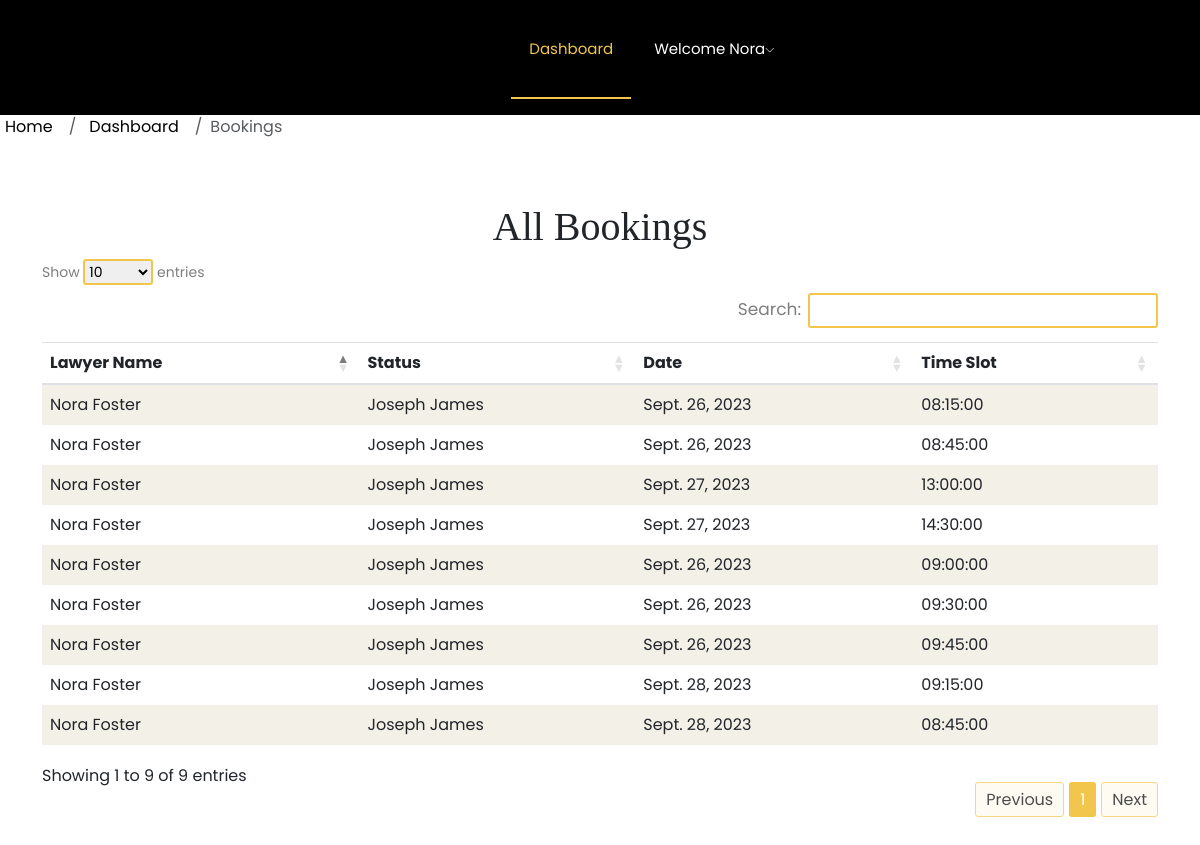
Screenshot of /bookings/ (signed in) with the database file from the repository.
### accounts/models.py (models this page shows, shortened)
class CustomUser(AbstractUser):
    USER_TYPES = (
        ('admin', 'Admin'),
        ('lawyer', 'Lawyer'),
        ('student', 'Student'),
        ('client', 'Client'),
    )
    STATES = (
    ('Andhra Pradesh', 'Andhra Pradesh'),
    ('Arunachal Pradesh', 'Arunachal Pradesh'),
    ('Assam', 'Assam'),
    ('Bihar', 'Bihar'),
    ('Chhattisgarh', 'Chhattisgarh'),
    ('Goa', 'Goa'),
    ('Gujarat', 'Gujarat'),
    ('Haryana', 'Haryana'),
    ('Himachal Pradesh', 'Himachal Pradesh'),
    ('Jharkhand', 'Jharkhand'),
    ('Karnataka', 'Karnataka'),
    ('Kerala', 'Kerala'),
    ('Madhya Pradesh', 'Madhya Pradesh'),
    ('Maharashtra', 'Maharashtra'),
    ('Manipur', 'Manipur'),
    ('Meghalaya', 'Meghalaya'),
    ('Mizoram', 'Mizoram'),
    ('Nagaland', 'Nagaland'),
    ('Odisha', 'Odisha'),
    ('Punjab', 'Punjab'),
    ('Rajasthan', 'Rajasthan'),
    ('Sikkim', 'Sikkim'),
    ('Tamil Nadu', 'Tamil Nadu'),
    ('Telangana', 'Telangana'),
    ('Tripura', 'Tripura'),
    ('Uttar Pradesh', 'Uttar Pradesh'),
    ('Uttarakhand', 'Uttarakhand'),
    ('West Bengal', 'West Bengal'),
    ('Andaman and Nicobar Islands', 'Andaman and Nicobar Islands'),
    ('Chandigarh', 'Chandigarh'),
    ('Dadra and Nagar Haveli and Daman and Diu', 'Dadra and Nagar Haveli and Daman and Diu'),
    ('Lakshadweep', 'Lakshadweep'),
    ('Delhi', 'Delhi'),
    ('Puducherry', 'Puducherry'),
)
    user_type = models.CharField(max_length=10, choices=USER_TYPES, default='client')
    email = models.EmailField(unique=True, default='')  # Change: Use email as the username
    first_name = models.CharField(max_length=30, default='')  # Added: First name field
    last_name = models.CharField(max_length=30, default='')  # Added: Last name field
    address = models.TextField(default='',blank=True,)  # Added: Address field
    dob = models.DateField(default='2000-01-01',blank=True,)  # Added: Date of birth field
    pin = models.CharField(max_length=6, default='',blank=True,)  # Added: PIN code field
    state = models.CharField(max_length=50, choices=STATES, blank=True, null=False)
    phone = models.CharField(max_length=15,blank=True)  # Added: Phone number field

class Appointment(models.Model):
    STATUS_CHOICES = (
        ('not_paid', 'Not Paid'),
        ('confirmed', 'Confirmed'),
        ('cancelled', 'Cancelled'),
    )
    lawyer = models.ForeignKey('LawyerProfile', on_delete=models.CASCADE)
    client = models.ForeignKey('CustomUser', on_delete=models.CASCADE)
    appointment_date = models.DateField()
    time_slot = models.CharField(max_length=20)  # Use TimeSlot model here
    status = models.CharField(max_length=20, choices=STATUS_CHOICES, default='not_paid')
    order_id = models.CharField(max_length=100, blank=True, null=True)  # Add this field for Razorpay order ID

class LawyerProfile(models.Model):
    SPECIALIZATIONS = (
        ('family', 'Family Lawyer'),
        ('criminal', 'Criminal Lawyer'),
        ('consumer', 'Consumer Lawyer'),
        ('coperatelawyer', 'Coperate Lawyer'),
        ('civilrightlawyer', 'Civil Right Lawyer'),
        ('divorcelawyer', 'Divorce Lawyer'),
    )
    COURT = (
        ('jfcmcchangancherry', 'Judicial First Class Magistrate Court  Changancherry'),
        ('munsiff', 'Munsiff Court Changancherry'),
        ('jfcmcKanjirapally', 'Judicial First Class Magistrate Court  Kanjirapally'),
        ('munsifcourtkanjirapally', 'Munsiff Court Kanjirapally'),
        ('districtcourtkottayam', 'District Court Kottayam'),
        ('highcourtkochi', 'High Court Kochi'),
    )
    id = models.AutoField(primary_key=True)
    user = models.OneToOneField(CustomUser, on_delete=models.CASCADE, related_name='lawyer_profile')
    specialization = models.CharField(max_length=20, choices=SPECIALIZATIONS,blank=True)
    start_date = models.DateField(null=True)  # Date profession started
    experience = models.IntegerField(blank=True)  # Experience in years
    DEFAULT_PROFILE_PICTURE_PATH = 'uploads/default_profile_picture.png'
    profile_picture = models.ImageField(
        upload_to='uploads/',
        default=DEFAULT_PROFILE_PICTURE_PATH,  # Set the default profile picture path
        blank=True,
        null=True
    )
    certificates = models.ManyToManyField('Certificate', blank=True)
    license_no = models.CharField(max_length=30,blank=False)
    locations = TaggableManager()
    cases_won = models.IntegerField(null=True, blank=True)
    cases_lost = models.IntegerField(null=True, blank=True)
    total_cases_handeled = models.IntegerField(null=True, blank=True)
    currendly_handling = models.IntegerField(null=True, blank=True)
    experience = models.IntegerField(null=True, blank=True)
    court = models.CharField(max_length=200, choices=COURT,blank=True)
    working_hours = models.ManyToManyField(TimeSlot, blank=True)
    time_update = models.DateTimeField(null=True, blank=True)

### accounts/views.py (the view)
# urls.py: path('bookings/', views.all_bookings, name='all_bookings'),
@login_required
def all_bookings(request, lawyer_id=None, client_id=None):
    queryset = Appointment.objects.all()
    if lawyer_id is not None:
        lawyer = get_object_or_404(LawyerProfile, id=lawyer_id)
        queryset = queryset.filter(lawyer=lawyer)
    if client_id is not None:
        client = get_object_or_404(CustomUser, id=client_id)
        queryset = queryset.filter(client=client)
    context = {
        'bookings': queryset,
    }
    return render(request, 'bookings.html', context)

### accounts/templates/bookings.html (shortened to what this page needs)
{% load static %}
<!DOCTYPE html>
<html lang="en">
<head>
    <link rel="stylesheet" href="{% static 'css/bootstrap.min.css' %}">
    <link rel="stylesheet" href="{% static 'css/owl.carousel.min.css' %}">
    <link rel="stylesheet" href="{% static 'css/magnific-popup.css' %}">
    <link rel="stylesheet" href="{% static 'css/font-awesome.min.css' %}">
    <link rel="stylesheet" href="{% static 'css/themify-icons.css' %}">
    <link rel="stylesheet" href="{% static 'css/nice-select.css' %}">
    <link rel="stylesheet" href="{% static 'css/flaticon.css' %}">
    <link rel="stylesheet" href="{% static 'css/flaticon.css' %}">
    <link rel="stylesheet" href="{% static 'css/gijgo.css' %}">
    <link rel="stylesheet" href="{% static 'css/slicknav.css' %}">
    <link rel="stylesheet" href="{% static 'css/style.css' %}">
    <link rel="stylesheet" href="{% static 'css/add_user.css' %}">
    <link rel="stylesheet" href="{% static 'css/navigation.css' %}">
    <link rel="stylesheet" href="https://cdnjs.cloudflare.com/ajax/libs/twitter-bootstrap/5.3.0/css/bootstrap.min.css">
    <link rel="stylesheet" href="https://cdn.datatables.net/1.13.6/css/dataTables.bootstrap5.min.css">
</head>
<body>
    <header>
        <div class="header-area ">
            <div id="sticky-header" class="main-header-area">
                <div class="container-fluid p-0">
                    <div class="row align-items-center justify-content-between no-gutters">
                        <div class="col-xl-2 col-lg-2">
                            <div class="logo-img">
                            </div>
                        </div>
                        <div class="col-xl-7 col-lg-8">
                            <div class="main-menu  d-none d-lg-block">
                                <nav>
                                    <ul id="navigation">
                                        <li><a class="active" href="{% url 'lawyer_dashboard' %}">Dashboard</a></li>
                                        {% if user.is_authenticated %}
                                        <li>
                                            <a href="#">Welcome {{ user.first_name }}<i class="ti-angle-down"></i></a>
                                        </li>
                                        {% else %}
                                        <li><a href="{% url 'signup' %}">Signup</a></li>
                                        <li><a href="{% url 'login' %}">Login</a></li>
                                        {% endif %}
                                    </ul>
                            </div>
                        </div>
                    </div>
                </div>
            </div>
        </div>
    </header>
    <nav aria-label="breadcrumb">
        <ol class="breadcrumb">
            <li class="breadcrumb-item"><a href="{% url 'home' %}">Home</a></li>
            <li class="breadcrumb-item"><a href="{% url 'login' %}">Dashboard</a></li>
            <li class="breadcrumb-item active" aria-current="page">Bookings</li>
        </ol>
    </nav>
    <div class="container py-5">
        <h1 class="text-center">All Bookings</h1>
        <div class="row">
            <div class="col-12">
                <table id="example" class="table table-striped" style="width:100%">
                    <thead>
                        <tr>
                            <th>Lawyer Name</th>
                            <th>Status</th>
                            <th>Date</th>
                            <th>Time Slot</th>
                        </tr>
                    </thead>
                    <tbody>
                        {% for booking in bookings %}
                        <tr>
                            <td>{{ booking.lawyer.user.get_full_name }}</td>
                            <td>{{ booking.client.get_full_name }}</td>
                            <td>{{ booking.appointment_date }}</td>
                            <td>{{ booking.time_slot }}</td>
                        </tr>
                        {% endfor %}
                    </tbody>
                </table>
            </div>
        </div>
    </div>
</body>
</html>

### static/css/navigation.css (style rules this page uses)
#navigation { display: flex; align-items: center; list-style: none; padding: 0; }
#navigation li { margin: 0; padding: 0; margin-right: 0px; }
#navigation li:last-child { margin-right: 0; }

### accounts/templates/bookings.html (style rules this page uses)
*, *:focus, *:active { outline: none; outline-offset: 0; outline-color: red; font-family: 'Poppins', sans-serif; }
.table.dataTable.table-striped>tbody>tr>* { border: none; }
.table.dataTable.table-striped>tbody>tr.odd>* { box-shadow: none; background-color: #f2c64d10; }
a, a:hover, a:active, a:focus { text-decoration: none; color: #000; border-radius: 3px; margin-left: 5px; }

### rows the page displays
CustomUser: first_name "Nora"
Appointment: lawyer.user.get_full_name "Nora Foster", client.get_full_name "Joseph James", appointment_date "Sept. 26, 2023", time_slot "08:15:00"
Appointment: lawyer.user.get_full_name "Nora Foster", client.get_full_name "Joseph James", appointment_date "Sept. 26, 2023", time_slot "08:45:00"
Appointment: lawyer.user.get_full_name "Nora Foster", client.get_full_name "Joseph James", appointment_date "Sept. 27, 2023", time_slot "13:00:00"
Appointment: lawyer.user.get_full_name "Nora Foster", client.get_full_name "Joseph James", appointment_date "Sept. 27, 2023", time_slot "14:30:00"
Appointment: lawyer.user.get_full_name "Nora Foster", client.get_full_name "Joseph James", appointment_date "Sept. 26, 2023", time_slot "09:00:00"
Appointment: lawyer.user.get_full_name "Nora Foster", client.get_full_name "Joseph James", appointment_date "Sept. 26, 2023", time_slot "09:30:00"
Appointment: lawyer.user.get_full_name "Nora Foster", client.get_full_name "Joseph James", appointment_date "Sept. 26, 2023", time_slot "09:45:00"
Appointment: lawyer.user.get_full_name "Nora Foster", client.get_full_name "Joseph James", appointment_date "Sept. 28, 2023", time_slot "09:15:00"
Appointment: lawyer.user.get_full_name "Nora Foster", client.get_full_name "Joseph James", appointment_date "Sept. 28, 2023", time_slot "08:45:00"
